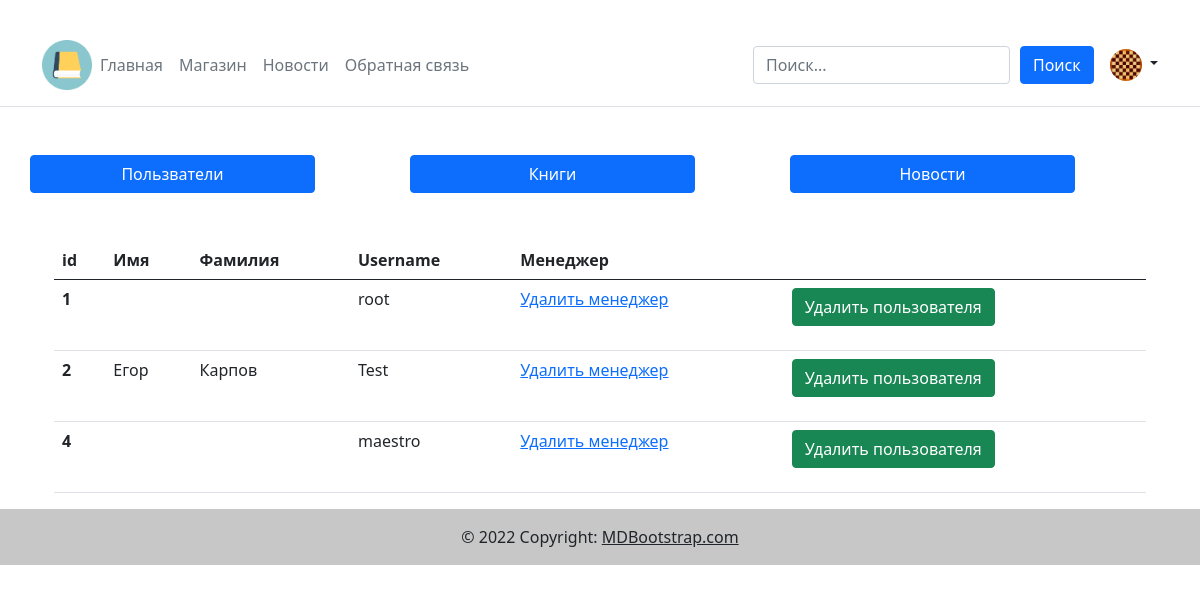
The app's page /moderator/ (signed in), older data.
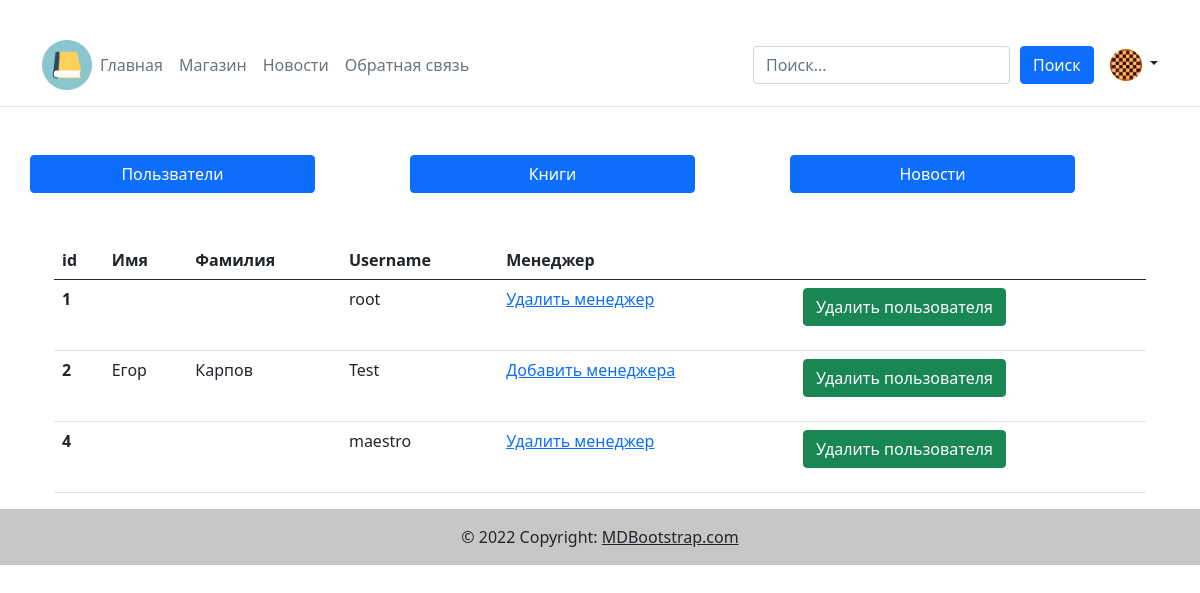
The same page, newer data.
### main/models.py (models this page shows)
class profile (models.Model):
    objects = None
    user = models.OneToOneField(User, on_delete=models.CASCADE)
    moderator = models.BooleanField(default=False, verbose_name = "Администратор")
    photo = models.ImageField(upload_to="photo/user/%Y/%m/%d/", null = True, verbose_name = "Фото пользователя")

### moderator/views.py (the view)
# urls.py: path('', views.moderator_main, name='moderator_main'),
def moderator_main(request):
    books = comment_book.objects.all()
    user = User.objects.all()
    profile_user = profile.objects.all()
    if request.user.is_authenticated:
        photo_user=profile.objects.filter(user = request.user)
    else:
        photo_user = ""
    context = {
        'books':books,
        'user':user,
        'profile':profile_user,
        'photo_user':photo_user,
        }
    return render(request,"moderator/moderator_main.html",context = context)

### moderator/templates/moderator/moderator_main.html (shortened to what this page needs)
﻿{% extends 'base.html' %}
{% block content %}
    {% include 'menu_moderator.html'%}
    <div class="container mt-5">
        <table class="table">
            <thead>
                <tr>
                    <th scope="col">id</th>
                    <th scope="col">Имя</th>
                    <th scope="col">Фамилия</th>
                    <th scope="col">Username</th>
                    <th scope="col">Менеджер</th>
                    <th scope="col"></th>
                </tr>
            </thead>
            <tbody>
            {% for user in user %}
                <tr>
                    <th scope="row">{{user.pk}}</th>
                    <td>{{user.first_name}}</td>
                    <td>{{user.last_name}}</td>
                    <td>{{user.username}}</td>
                    {% for ad in profile %}
                        {% if ad.user == user %}
                            {% if ad.moderator %}
                                <td><a href="{% url "moderator:delete_menejer" ad.id %}">Удалить менеджер</a></td>
                            {% else %}
                                <td><a href="{% url "moderator:add_menejer" ad.id %}">Добавить менеджера</a></td>
                            {% endif %}
                        {% endif %}
                    {% endfor %}
                    <td>{% include 'moderator/delete_user.html'%}</td>
                </tr>
                {% endfor %}
            </tbody>
        </table>
    </div>
{% endblock %}

Row changes from the older to the newer data that the page shows:
changed profile (number 2 of 3 on the later page): moderator "Удалить менеджер" → "Добавить менеджера"
